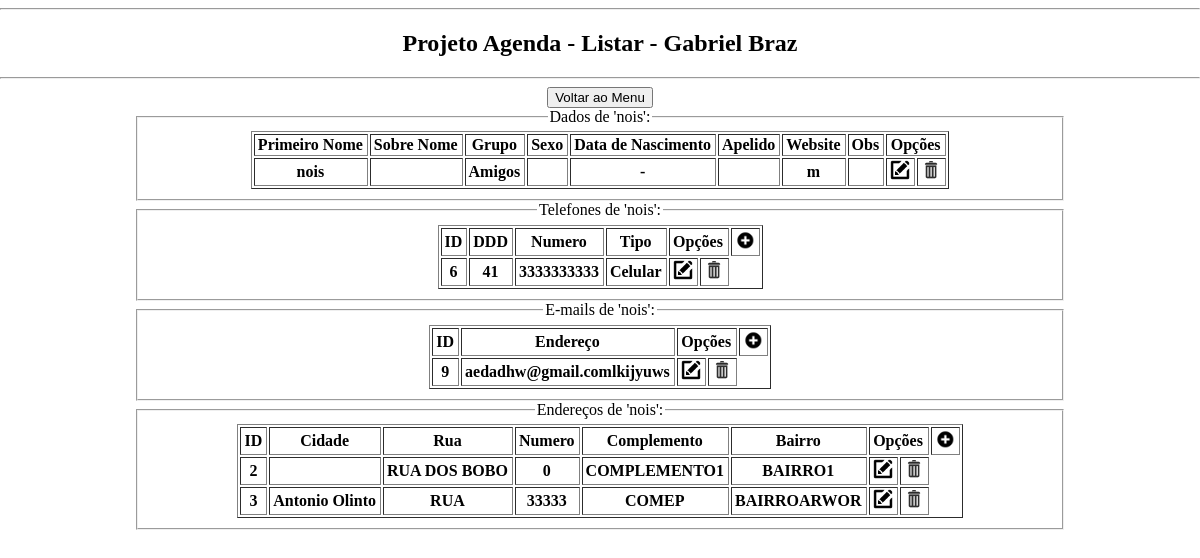
/listarExpandir.php?idExpansao=5&nomeExpansao=nois, run on the app's committed database.
### tables this page shows
CREATE TABLE `telefone` (
  `idTelefone` int(11) NOT NULL,
  `idEntidade_Telefone` int(11) NOT NULL,
  `idListaTipoTelefone_Telefone` int(11) DEFAULT NULL,
  `numero` varchar(10) NOT NULL,
  `ddd` varchar(3) NOT NULL
);

CREATE TABLE `listatipotelefone` (
  `idListaTipoTelefone` int(11) NOT NULL,
  `nome` varchar(30) NOT NULL
);

CREATE TABLE `email` (
  `idEmail` int(11) NOT NULL,
  `idEntidade_Email` int(11) NOT NULL,
  `endereco` varchar(200) NOT NULL
);

CREATE TABLE `endereco` (
  `idEndereco` int(11) NOT NULL,
  `idEntidade_Endereco` int(11) NOT NULL,
  `idCidade_Endereco` int(11) DEFAULT NULL,
  `rua` varchar(200) NOT NULL,
  `numero` int(11) NOT NULL,
  `complemento` varchar(15) DEFAULT NULL,
  `bairro` varchar(15) DEFAULT NULL
);

CREATE TABLE `cidade` (
  `idCidade` int(11) NOT NULL,
  `nome` varchar(50) DEFAULT NULL,
  `idEstado` int(11) DEFAULT NULL
);

### callListarEndereco.php (the view, shortened to what this page needs)
<?php
	include "conexao.php";
	$sql = "SELECT idEndereco, cidade.nome as Cidade , rua, numero, complemento, bairro
			FROM endereco
			LEFT JOIN cidade ON cidade.idCidade = endereco.idCidade_Endereco
			WHERE idEntidade_Endereco = ?";
	$contatos = $conex -> prepare($sql);
	$contatos -> execute(array($id_entidade));
	foreach($contatos as $bolacha)
	{
			$id_endereco = $bolacha['idEndereco'];
			$cidade_endereco = $bolacha['Cidade'];
			$rua_endereco = $bolacha['rua'];
			$numero_endereco = $bolacha['numero'];
			$complemento_endereco = $bolacha['complemento'];
			$bairro_endereco = $bolacha['bairro'];
			echo "<tr>";
			echo "<th>".$id_endereco."</th>";
			echo "<th>".$cidade_endereco."</th>";
			echo "<th>".$rua_endereco."</th>";
			echo "<th>".$numero_endereco."</th>";
			echo "<th>".$complemento_endereco."</th>";
			echo "<th>".$bairro_endereco."</th>";
			echo "<th>
					<a href='editarEndereco.php?idEntidade=$id_entidade&nomeEntidade=$nome_entidade&idEndereco=$id_endereco'>
						<img src='imagens/Editar01.png' width='20px'>
					</a>
				  </th>";
			echo "<th>
					<a href='apagarEndereco.php?idEntidade=$id_entidade&nomeEntidade=$nome_entidade&idEndereco=$id_endereco'>
						<img src='imagens/Lixo01.png' width='20px'>
					</a>
				  </th>";
			echo "</tr>";
	}
	?>

### callListarTelefone.php (shortened to what this page needs)
<?php
	include "conexao.php";
	$sql = "SELECT idTelefone, ddd, numero, listatipotelefone.nome as operadora
				FROM telefone
				LEFT JOIN listatipotelefone ON listatipotelefone.idListaTipoTelefone = telefone.idListaTipoTelefone_Telefone
			WHERE idEntidade_Telefone = ?";
	$contatos = $conex -> prepare($sql);
	$contatos -> execute(array($id_entidade));
	foreach($contatos as $bolacha)
	{
			$id_telefone = $bolacha['idTelefone'];
			$ddd_telefone = $bolacha['ddd'];
			$numero_telefone = $bolacha['numero'];
			$operadora_telefone = $bolacha['operadora'];
			echo "<tr>";
			echo "<th>".$id_telefone."</th>";
			echo "<th>".$ddd_telefone."</th>";
			echo "<th>".$numero_telefone."</th>";
			echo "<th align='center'>".$operadora_telefone."</th>";
			echo "<th>
					<a href='editarTelefone.php?idEntidade=$id_entidade&nomeEntidade=$nome_entidade&idTelefone=$id_telefone'>
						<img src='imagens/Editar01.png' width='20px'>
					</a>
				  </th>";
			echo "<th>
					<a href='apagarTelefone.php?idEntidade=$id_entidade&nomeEntidade=$nome_entidade&idTelefone=$id_telefone'>
						<img src='imagens/Lixo01.png' width='20px'>
					</a>
				  </th>";
			echo "</tr>";
	}
	?>

### callListarEmail.php (shortened to what this page needs)
<?php
	include "conexao.php";
	$sql = "SELECT idEmail, endereco FROM email WHERE idEntidade_Email = ?";
	$contatos = $conex -> prepare($sql);
	$contatos -> execute(array($id_entidade));
	foreach($contatos as $bolacha)
	{
			$id_email = $bolacha['idEmail'];
			$endereco_email = $bolacha['endereco'];
			echo "<tr>";
			echo "<th>".$id_email."</th>";
			echo "<th>".$endereco_email."</th>";
			echo "<th>
					<a href='editarEmail.php?idEntidade=$id_entidade&nomeEntidade=$nome_entidade&idEmail=$id_email'>
						<img src='imagens/Editar01.png' width='20px'>
					</a>
				  </th>";
			echo "<th>
					<a href='apagarEmail.php?idEntidade=$id_entidade&nomeEntidade=$nome_entidade&idEmail=$id_email'>
						<img src='imagens/Lixo01.png' width='20px'>
					</a>
				  </th>";
			echo "</tr>";
	}
	?>

### stylesheet.css (style rules this page uses)
html, body { width: 100%; height: 100%; margin: 0 auto; text-align: center; }
th { padding-left: 3px; padding-right: 4px; white-space: nowrap; }

### data on the page
telefone: idTelefone "6", ddd "41", numero "3333333333", idListaTipoTelefone_Telefone.nome "Celular"
email: idEmail "9", endereco "aedadhw@gmail.comlkijyuws"
endereco: idEndereco "2", rua "RUA DOS BOBO", numero "0", complemento "COMPLEMENTO1", bairro "BAIRRO1"
endereco: idEndereco "3", idCidade_Endereco.nome "Antonio Olinto", rua "RUA", numero "33333", complemento "COMEP", bairro "BAIRROARWOR"

### other printed values
$nome_entidade "nois"
$primeiroNome "nois"
$grupo "Amigos"
$dataNascimento "-"
$website "m"
